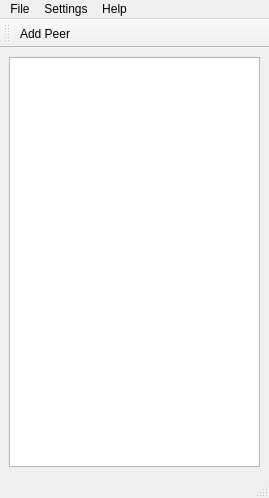
<?xml version="1.0" encoding="UTF-8"?>
<ui version="4.0">
 <class>PeerList</class>
 <widget class="QMainWindow" name="PeerList">
  <property name="geometry">
   <rect>
    <x>0</x>
    <y>0</y>
    <width>269</width>
    <height>498</height>
   </rect>
  </property>
  <property name="windowTitle">
   <string>Meshnet Client</string>
  </property>
  <widget class="QWidget" name="centralwidget">
   <layout class="QGridLayout" name="gridLayout">
    <item row="0" column="0">
     <widget class="QListView" name="listView"/>
    </item>
   </layout>
  </widget>
  <widget class="QMenuBar" name="menubar">
   <property name="geometry">
    <rect>
     <x>0</x>
     <y>0</y>
     <width>269</width>
     <height>21</height>
    </rect>
   </property>
   <widget class="QMenu" name="menuFile">
    <property name="title">
     <string>File</string>
    </property>
    <addaction name="actionStart"/>
    <addaction name="actionStop"/>
    <addaction name="separator"/>
    <addaction name="actionQuit"/>
   </widget>
   <widget class="QMenu" name="menuSettings">
    <property name="title">
     <string>Settings</string>
    </property>
    <addaction name="actionEdit_Config"/>
   </widget>
   <widget class="QMenu" name="menuHelp">
    <property name="title">
     <string>Help</string>
    </property>
    <addaction name="actionAbout_meshnet_client"/>
    <addaction name="actionAbout_Qt"/>
   </widget>
   <addaction name="menuFile"/>
   <addaction name="menuSettings"/>
   <addaction name="menuHelp"/>
  </widget>
  <widget class="QStatusBar" name="statusbar"/>
  <widget class="QToolBar" name="toolBar">
   <property name="windowTitle">
    <string>toolBar</string>
   </property>
   <attribute name="toolBarArea">
    <enum>TopToolBarArea</enum>
   </attribute>
   <attribute name="toolBarBreak">
    <bool>false</bool>
   </attribute>
   <addaction name="actionAdd_Peer"/>
  </widget>
  <action name="actionStart">
   <property name="text">
    <string>Connect</string>
   </property>
  </action>
  <action name="actionStop">
   <property name="text">
    <string>Disconnect</string>
   </property>
  </action>
  <action name="actionEdit_Config">
   <property name="text">
    <string>Edit Config</string>
   </property>
  </action>
  <action name="actionAbout_meshnet_client">
   <property name="text">
    <string>About meshnet-client</string>
   </property>
  </action>
  <action name="actionAbout_Qt">
   <property name="text">
    <string>About Qt</string>
   </property>
  </action>
  <action name="actionAdd_Peer">
   <property name="text">
    <string>Add Peer</string>
   </property>
   <property name="toolTip">
    <string>Add a new peer</string>
   </property>
  </action>
  <action name="actionQuit">
   <property name="text">
    <string>Close</string>
   </property>
  </action>
  <action name="actionDummy">
   <property name="text">
    <string>Dummy</string>
   </property>
  </action>
 </widget>
 <resources/>
 <connections/>
</ui>
